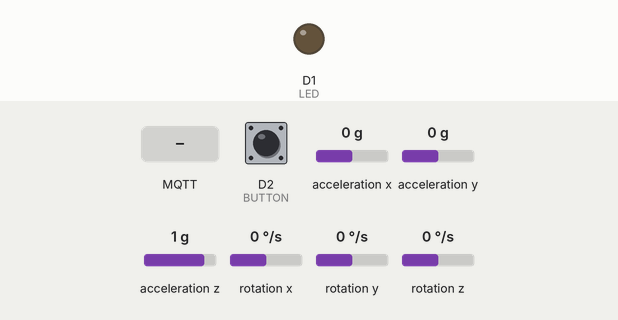
A sketch run on a simulated ESP8266 (NodeMCU). Shown: output pins drawn as LEDs (lit = HIGH). Wiring (inferred from the names in the program): MPU-6050 motion sensor at I2C address 0x68. Inputs (shaded band) come from the test bench; at power-on: D2 (BUTTON) LOW, acceleration x 0 g, acceleration y 0 g, acceleration z 1 g, rotation x 0 °/s, rotation y 0 °/s, rotation z 0 °/s. WiFi joins after 1.5 s; servers stay silent unless stated; no MQTT or app messages arrive unless stated; what the sketch prints to the serial monitor is not drawn.

Above: at 2.8 s.
2.9 s: D2 (BUTTON) pulled HIGH for 3.2 s
At 5.07 s:
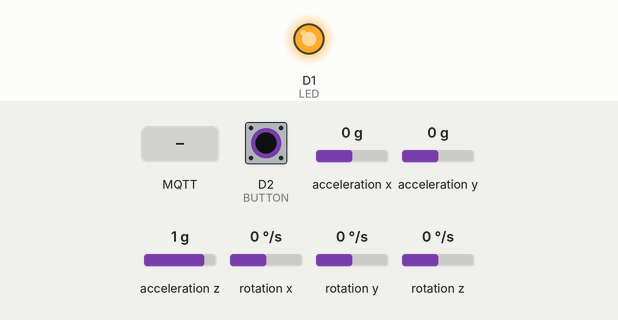
7.6 s: MQTT message "1" arrives on the first subscribed topic
9.4 s: MQTT message "on" arrives on the first subscribed topic
10.9 s: MQTT message "off" arrives on the first subscribed topic
Timing chart, 0 to 13.4 s (numbered marks = the images above; inputs shaded):
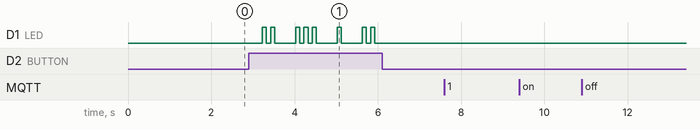

The sketch:

tap_tag.ino
```cpp
#include <Wire.h>
#include <ESP8266WiFi.h>
#include <PubSubClient.h>

// setting values to connect to wifi
const char* ssid = "TALKTALK765411";
const char* password = "A3B9N6G9";
// setting values to connect to mobile hotspot
//const char* ssid = "TALKTALK765411";
//const char* password = "A3B9N6G9";
//const char* mqtt_server = "broker.i-dat.org";
const char* mqtt_server = "192.168.1.2";

WiFiClient espClient;
PubSubClient client(espClient);


// MPU6050 Slave Device Address
const uint8_t MPU6050SlaveAddress = 0x68;

// Select SDA and SCL pins for I2C communication
const uint8_t scl = D6;
const uint8_t sda = D7;

// sensitivity scale factor respective to full scale setting provided in datasheet
const uint16_t AccelScaleFactor = 16384;
const uint16_t GyroScaleFactor = 131;

// MPU6050 few configuration register addresses
const uint8_t MPU6050_REGISTER_SMPLRT_DIV   =  0x19;
const uint8_t MPU6050_REGISTER_USER_CTRL    =  0x6A;
const uint8_t MPU6050_REGISTER_PWR_MGMT_1   =  0x6B;
const uint8_t MPU6050_REGISTER_PWR_MGMT_2   =  0x6C;
const uint8_t MPU6050_REGISTER_CONFIG       =  0x1A;
const uint8_t MPU6050_REGISTER_GYRO_CONFIG  =  0x1B;
const uint8_t MPU6050_REGISTER_ACCEL_CONFIG =  0x1C;
const uint8_t MPU6050_REGISTER_FIFO_EN      =  0x23;
const uint8_t MPU6050_REGISTER_INT_ENABLE   =  0x38;
const uint8_t MPU6050_REGISTER_ACCEL_XOUT_H =  0x3B;
const uint8_t MPU6050_REGISTER_SIGNAL_PATH_RESET  = 0x68;

int16_t AccelX, AccelY, AccelZ, Temperature, GyroX, GyroY, GyroZ;
//double Ax, Ay, Az, T, Gx, Gy, Gz;

int LED = 5;
int BUTTON = 4;
int mode = 1;

String tapState = "off";
float waterUse = 0;

void setup() {
  Serial.begin(115200);
  setup_wifi();
  client.setServer(mqtt_server, 80);
  client.setCallback(callback);
  Serial.begin(9600);
  Wire.begin(sda, scl);
  MPU6050_Init();
  pinMode(LED, OUTPUT);
  pinMode(BUTTON, INPUT);
}

void setup_wifi() {

  delay(10);
  // connecting to a WiFi network
  Serial.println();
  Serial.print("Connecting to ");
  Serial.println(ssid);

  WiFi.begin(ssid, password);

  while (WiFi.status() != WL_CONNECTED) {
    delay(500);
    Serial.print(".");
  }

  Serial.println("");
  Serial.println("WiFi connected");
  Serial.println("IP address: ");
  Serial.println(WiFi.localIP());
}

void callback(char* topic, byte* payload, unsigned int length) {
  Serial.print("Message arrived [");
  Serial.print(topic);
  Serial.print("] ");
  for (int i = 0; i < length; i++) {
    Serial.print((char)payload[i]);
  }
  Serial.println();

  // Switch on the red LED if a 1 was received as first character and turn the other leds off
  if ((char)payload[0] == '1') {
    char result[8]; // Buffer big enough for 7-character float
    dtostrf(waterUse, 6, 2, result);
    client.publish("waterUsage2",result);
  }
}

void reconnect() {
  // Loop until we're reconnected
  while (!client.connected()) {
    Serial.print("Attempting MQTT connection...");
    // Attempt to connect
    if (client.connect("luket")) {
      Serial.println("connected");
      // Once connected, publish an announcement...
      client.publish("waterUsage2", "hello world");
      // ... and resubscribe
      client.subscribe("waterUsage1");
    } else {
      Serial.print("failed, rc=");
      Serial.print(client.state());
      Serial.println(" try again in 5 seconds");
      // Wait 5 seconds before retrying
      delay(5000);
    }
  }
}

void loop() {
  if (!client.connected()) {
    reconnect();
  }
  client.loop();

if(digitalRead(BUTTON) == HIGH) {
  if (mode < 3) {
    mode++;
  } else {
    mode = 1;
   }
   if (mode == 1) {
    digitalWrite(LED,HIGH);
    delay(100);
    digitalWrite(LED,LOW);
   } else if (mode == 2){
    digitalWrite(LED,HIGH);
    delay(100);
    digitalWrite(LED,LOW);
    delay(100);
    digitalWrite(LED,HIGH);
    delay(100);
    digitalWrite(LED,LOW);
   } else if (mode == 3){
    digitalWrite(LED,HIGH);
    delay(100);
    digitalWrite(LED,LOW);
    delay(100);
    digitalWrite(LED,HIGH);
    delay(100);
    digitalWrite(LED,LOW);
    delay(100);
    digitalWrite(LED,HIGH);
    delay(100);
    digitalWrite(LED,LOW);
   }
  }

  if (mode == 1) {
  Read_RawValue(MPU6050SlaveAddress, MPU6050_REGISTER_ACCEL_XOUT_H);
  if (AccelY > 5000){
    tapState = "on";
    waterUse = waterUse + 0.2;
  } else {
    tapState = "off";
  }
  Serial.print("Liters: ");
  Serial.println(waterUse);
  }
  //divScale();

  //dataWrite();

  delay(500);
}

void I2C_Write(uint8_t deviceAddress, uint8_t regAddress, uint8_t data){
  Wire.beginTransmission(deviceAddress);
  Wire.write(regAddress);
  Wire.write(data);
  Wire.endTransmission();
}

// read all 14 register
void Read_RawValue(uint8_t deviceAddress, uint8_t regAddress){
  Wire.beginTransmission(deviceAddress);
  Wire.write(regAddress);
  Wire.endTransmission();
  Wire.requestFrom(deviceAddress, (uint8_t)14);
  AccelX = (((int16_t)Wire.read()<<8) | Wire.read());
  AccelY = (((int16_t)Wire.read()<<8) | Wire.read());
  AccelZ = (((int16_t)Wire.read()<<8) | Wire.read());
  Temperature = (((int16_t)Wire.read()<<8) | Wire.read());
  GyroX = (((int16_t)Wire.read()<<8) | Wire.read());
  GyroY = (((int16_t)Wire.read()<<8) | Wire.read());
  GyroZ = (((int16_t)Wire.read()<<8) | Wire.read());
}

//configure MPU6050
void MPU6050_Init(){
  delay(150);
  I2C_Write(MPU6050SlaveAddress, MPU6050_REGISTER_SMPLRT_DIV, 0x07);
  I2C_Write(MPU6050SlaveAddress, MPU6050_REGISTER_PWR_MGMT_1, 0x01);
  I2C_Write(MPU6050SlaveAddress, MPU6050_REGISTER_PWR_MGMT_2, 0x00);
  I2C_Write(MPU6050SlaveAddress, MPU6050_REGISTER_CONFIG, 0x00);
  I2C_Write(MPU6050SlaveAddress, MPU6050_REGISTER_GYRO_CONFIG, 0x00);//set +/-250 degree/second full scale
  I2C_Write(MPU6050SlaveAddress, MPU6050_REGISTER_ACCEL_CONFIG, 0x00);// set +/- 2g full scale
  I2C_Write(MPU6050SlaveAddress, MPU6050_REGISTER_FIFO_EN, 0x00);
  I2C_Write(MPU6050SlaveAddress, MPU6050_REGISTER_INT_ENABLE, 0x01);
  I2C_Write(MPU6050SlaveAddress, MPU6050_REGISTER_SIGNAL_PATH_RESET, 0x00);
  I2C_Write(MPU6050SlaveAddress, MPU6050_REGISTER_USER_CTRL, 0x00);
}

/*void divScale() {

  //divide each with their sensitivity scale factor
  Ax = (double)AccelX/AccelScaleFactor;
  Ay = (double)AccelY/AccelScaleFactor;
  Az = (double)AccelZ/AccelScaleFactor;
  T = (double)Temperature/340+36.53; //temperature formula
  Gx = (double)GyroX/GyroScaleFactor;
  Gy = (double)GyroY/GyroScaleFactor;
  Gz = (double)GyroZ/GyroScaleFactor;
}

void dataWrite(){
  Serial.print("Ax: "); Serial.print(Ax);
  Serial.print(" Ay: "); Serial.print(Ay);
  Serial.print(" Az: "); Serial.print(Az);
  Serial.print(" T: "); Serial.print(T);
  Serial.print(" Gx: "); Serial.print(Gx);
  Serial.print(" Gy: "); Serial.print(Gy);
  Serial.print(" Gz: "); Serial.println(Gz);
}*/
```

Measured:
- after the input at 2.9 s, D1 (LED): LOW → HIGH after 0.32 s, → LOW 0.10 s later, → HIGH 0.10 s later, → LOW 0.10 s later, … (16 changes in this stretch)
- after the input at 7.6 s, every drawn part: stays the same
- after the input at 9.4 s, every drawn part: stays the same
- after the input at 10.9 s, every drawn part: stays the same
